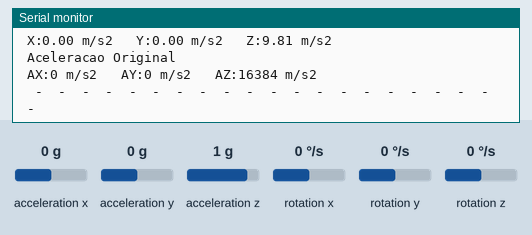
The sketch below on a simulated Arduino Uno, built with avr-gcc and run on an emulated ATmega328P. Shown: the last lines printed to the serial monitor. The test bench sets the inputs (shaded band); at power-on: acceleration x 0 g, acceleration y 0 g, acceleration z 1 g, rotation x 0 °/s, rotation y 0 °/s, rotation z 0 °/s. The local clock reads 2024-03-15 10:24:30 at power-on unless the sketch sets it; storage starts empty.

Above: at 2.2 s.
2.3 s: acceleration x set to -1.4 g
At 4.0 s:
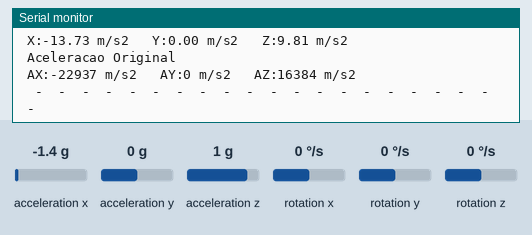
6.2 s: acceleration y set to -1.4 g
At 7.1 s:
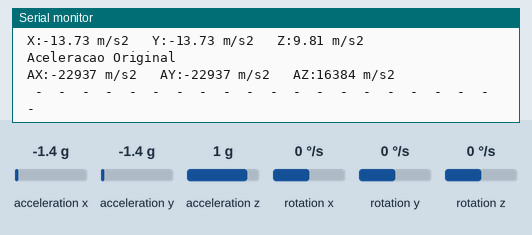
7.7 s: acceleration z set to -1.4 g
At 9.2 s:
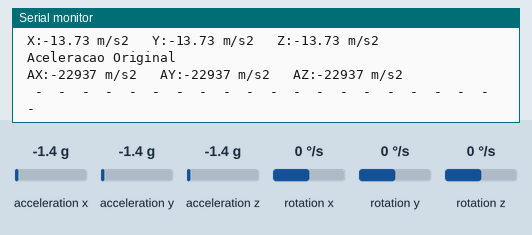
Timing chart, 0 to 10.7 s (numbered marks = the images above; inputs shaded):
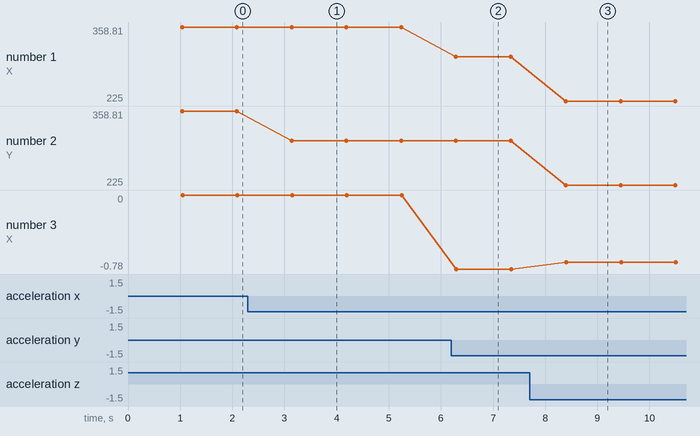

The sketch:

rtcacelerometroV4.ino
```cpp
//////CODIGO SENSOR MOVIMENTO DE MASSA 26/03/2018
/*Considerações:   O endereço de comunicação do RTC e do MPU6050 pode ser os mesmos 0x68.
 * para mudar o endereço do MPU6050, deve-se conetar o pino AD0 PARA 3.3V. Isso fara com que
 * o enderço do sensor mude para 0x69.
 * Para verificar todos os dispositivos conectados ao I2C (PINOS A4 E A5) utilize o código do link
 * https://gist.github.com/tfeldmann/5411375
 * Devem aparecer 3 endereços (dois pelo RTC e um pelo sensor - 0x69 - )
 *
 * O código implementa um SD para guardar os dados coletados
 */
////CODIGO MPU6050

// Pinagem Arduino UNO
// GND - GND
// VCC - 5 V
// SDA - A4
// SCL - A5

// Pinagem Arduino MEGA
// GND - GND
// VCC - 5 V
// SDA - 20
// SCL - 21

//Biblioteca necessária para controlar o MPU6050  UTILIZAR AS LIBRARIAS COMPARTILHADAS NO GOOGLE DRIVE

#include "I2Cdev.h"
#include "MPU6050.h"
#include "Wire.h"

#include <SD.h>

//Biblioteca do RTC

//#include <DS3231.h>
#include <DS3232RTC.h>      // https://github.com/JChristensen/DS3232RTC

MPU6050 sensor(0x69);  //Define o endereço 0x69 como o endereço do sensor MPU6050


// Init the DS3231 using the hardware interface
//DS3231  rtc(SDA, SCL); //SDA, SCL

// Init a Time-data structure
//Time  t;

// Criando variavel MPU6050 sensor

//Declarando as Variaveis

//Variaveis para angulo de inclinação

int minVal=265;
int maxVal=402;

double x;
double y;
double z;

//Variaveis do Acelerometro e Giroscopio sem processar.
int axL, ay, az;
int gx, gy, gz;

// Variaveis para o calculo do angulo rotaçao
long tempo_prev;
float dt;
float ang_x, ang_y;
float ang_x_prev, ang_y_prev;
float ax_m_s2,ay_m_s2,az_m_s2;

const int chipSelect = 4;  // Define o pin que ativa o cartão de memoria

 void setup() {
  Serial.begin(57600);    //Iniciando o monitor serial 57600

  sensor.initialize();    //Iniciando o sensor de aceleracion


  //rtc.begin();  // Initialize the rtc object
  setSyncProvider(RTC.get);   // the function to get the time from the RTC
  if(timeStatus() != timeSet)
    Serial.println("Unable to sync with the RTC");
  else
    Serial.println("RTC has set the system time");


  // The following lines can be uncommented to set the date and time

  //rtc.setTime(15,35, 0);     // Define a hora (formato de 24h)
  //rtc.setDate(27,11, 2018);   // Define a data

  if (sensor.testConnection()) Serial.println(F("Sensor iniciado corretamente"));
  else Serial.println(F("Erro ao iniciar o sensor"));

  // Verifica se o cartão de memoria pode ser inicializado
  if (!SD.begin(chipSelect)) {
    Serial.println(F("Falha ao abrir o cartão / cartão não presente"));
    // don't do anything more:
    while (1);
  }
  Serial.println(F("Cartão inizializado"));
  delay(1000);

}

void loop() {

  LerAcelera(); //Faz as leituras do MPU6050.  Armazena as informações nas variaveis globais
  //t = rtc.getTime(); // Faz leitura do horario atual
  PrintarInforma();  //Printa na tela as informações
  //GravarNoSD();
  delay(1000);      //Aguarda um segundo entre as informações

}
/************************************************************************************/
/*
 *
 * FUNÇÕES DE APOIO AO PROGRAMA
 *
 */
/************************************************************************************/
// Função para gravar os dados no cartão SD
void GravarNoSD()
{

  // open the file. note that only one file can be open at a time,
  // so you have to close this one before opening another.
  File dataFile = SD.open("datalog.txt", FILE_WRITE);

  // if the file is available, write to it:
  if (dataFile) {
    dataFile.print(String(year()));
    dataFile.print(",");
    dataFile.print(month());
    dataFile.print(",");
    dataFile.print(day());
    dataFile.print(",");
    dataFile.print(hour());
    dataFile.print(",");
    dataFile.print(minute());
    dataFile.print(",");
    dataFile.print(String(axL));
    dataFile.print(",");
    dataFile.print(String(ay));
    dataFile.print(",");
    dataFile.print(String(az));
    dataFile.print(",");
    dataFile.print(String(gx));
    dataFile.print(",");
    dataFile.print(String(gy));
    dataFile.print(",");
    dataFile.println(String(gz));
    dataFile.close();
    // print to the serial port too:
  }
  // if the file isn't open, pop up an error:
  else {
    Serial.println(F("error Abrindo o arquivo"));
  }
}


/*Função para ler os valores da aceleração*/
void LerAcelera()
{
  //Ler os dados do Acelerometro
  sensor.getAcceleration(&axL, &ay, &az);

  //Ler os dados do Giroscopio
  sensor.getRotation(&gx, &gy, &gz);

  //Calculos
  //Calcular os Angulos de Inclinaçao (X,Y,Z)
    int xAng = map(axL,minVal,maxVal,-90,90);
    int yAng = map(ay,minVal,maxVal,-90,90);
    int zAng = map(az,minVal,maxVal,-90,90);

       x= RAD_TO_DEG * (atan2(-yAng, -zAng)+PI);
       y= RAD_TO_DEG * (atan2(-xAng, -zAng)+PI);
       z= RAD_TO_DEG * (atan2(-yAng, -xAng)+PI);

  // Transformar os valores do acelerometro inicialmente lidos em bits para m/s²

   ax_m_s2 = axL * (9.81/16384.0);
   ay_m_s2 = ay * (9.81/16384.0);
   az_m_s2 = az * (9.81/16384.0);


  // Angulos de Rotaçao com filtro de interferencia
  // Angulos com o acelerometro em radiano
  float acel_ang_x=atan(ay/sqrt(pow(axL,2) + pow(az,2)))*(180.0/PI);
  float acel_ang_y=atan(-axL/sqrt(pow(ay,2) + pow(az,2)))*(180.0/PI);

  //Calcular o angulo de rotaçao com o giroscopio e filtro de complemento


  ang_x = 0.98*(ang_x_prev+(gx/131)*dt) + 0.02*acel_ang_x;
  ang_y = 0.98*(ang_y_prev+(gy/131)*dt) + 0.02*acel_ang_y;

  //Substituindo od valores
}


void PrintarInforma()
{
  /*
   Serial.print("Data: ");
  Serial.print(t.date, DEC);
  Serial.print(" / ");
  Serial.print(rtc.getMonthStr());
  Serial.print(" / ");
  Serial.print(t.year, DEC);
  Serial.println(".");

  // Send time
  Serial.print(t.hour, DEC);
  Serial.print(" hora(s):, ");
  Serial.print(t.min, DEC);
  Serial.print(" minuto(s) e ");
  Serial.print(t.sec, DEC);
  Serial.println(" segundo(s).");
*/

  digitalClockDisplay();
  // Mostrar os angulos (X,Y,Z)
  Serial.println(" Angulo de Inclinacao");
  Serial.print(" X: "); Serial.print(x); Serial.print("º");
  Serial.print(" Y: ");  Serial.print(y); Serial.print("º");
  Serial.print(" Z: ");  Serial.print(z); Serial.println("º");

 // Mostrar os angulos de rotaçao Giroscopio
  Serial.println(" Angulo de Rotacao");
  Serial.print(" X: "); Serial.print(ang_x);  Serial.print("º");
  Serial.print(" Y: "); Serial.print(ang_y); Serial.println("º");

 // Aceleraçoes Angulares

  Serial.println(" Aceleracao Angular");
  Serial.print(" X:");Serial.print(ax_m_s2); Serial.print(" m/s2"); Serial.print("\t");
  Serial.print(" Y:");Serial.print(ay_m_s2); Serial.print(" m/s2");  Serial.print("\t");
  Serial.print(" Z:");Serial.print(az_m_s2); Serial.print(" m/s2"); Serial.println("\t");

  Serial.println(" Aceleracao Original");
  Serial.print(" AX:");Serial.print(axL); Serial.print(" m/s2"); Serial.print("\t");
  Serial.print(" AY:");Serial.print(ay); Serial.print(" m/s2"); Serial.print("\t");
  Serial.print(" AZ:");Serial.print(az); Serial.print(" m/s2"); Serial.println("\t");
  Serial.println("  -  -  -  -  -  -  -  -  -  -  -  -  -  -  -  -  -  -  -  -  -");

}

void digitalClockDisplay()
{
    // digital clock display of the time
    Serial.print(hour());
    printDigits(minute());
    printDigits(second());
    Serial.print(' ');
    Serial.print(day());
    Serial.print(' ');
    Serial.print(month());
    Serial.print(' ');
    Serial.print(year());
    Serial.println();
}

void printDigits(int digits)
{
    // utility function for digital clock display: prints preceding colon and leading 0
    Serial.print(':');
    if(digits < 10)
        Serial.print('0');
    Serial.print(digits);
}

  /*
  Wire.write(zero);
  Wire.endTransmission();
  Wire.requestFrom(DS1307_ADDRESS, 7);
  int segundos = ConverteparaDecimal(Wire.read());
  int minutos = ConverteparaDecimal(Wire.read());
  int horas = ConverteparaDecimal(Wire.read() & 0b111111);
  int diadasemana = ConverteparaDecimal(Wire.read());
  int diadomes = ConverteparaDecimal(Wire.read());
  int mes = ConverteparaDecimal(Wire.read());
  int ano = ConverteparaDecimal(Wire.read());
*/
/*
byte ConverteParaBCD(byte val)
{
  //Converte o número de decimal para BCD
  return ( (val/10*16) + (val%10) );
}

byte ConverteparaDecimal(byte val)
{
  //Converte de BCD para decimal
  return ( (val/16*10) + (val%16) );
}
*/
```

Measured:
- after the input at 2.3 s, the serial monitor: prints a new line after 0.84 s (image 1)
- after the input at 6.2 s, the serial monitor: prints a new line after 0.09 s (image 2)
- after the input at 7.7 s, the serial monitor: prints a new line after 0.69 s (image 3)
- plotted number 2: 358.81 → 304.6 after the input at 2.3 s
- plotted number 3: 0 → -0.78 after the input at 6.2 s, -0.78 → -0.71 after the input at 7.7 s
